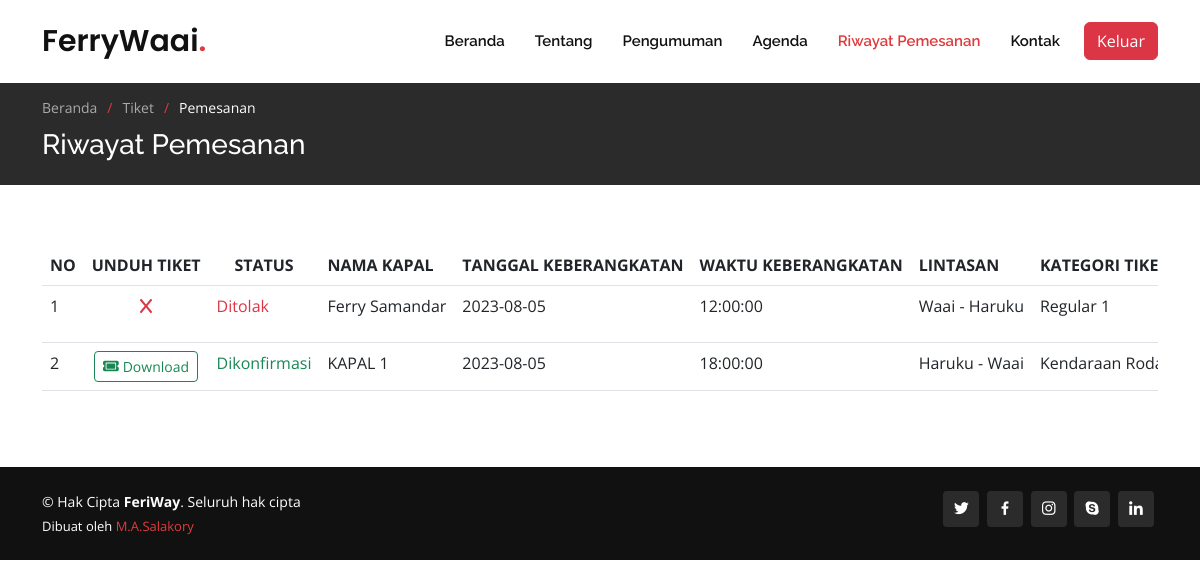
The page /pemesanan.php (signed in) on the database its author committed.
### tables this page shows
CREATE TABLE `pemesanan` (
  `id` int(11) NOT NULL,
  `pengguna_id` int(11) NOT NULL,
  `kapal_id` int(11) NOT NULL,
  `tiket_id` int(11) NOT NULL,
  `harga_tiket_id` int(11) NOT NULL,
  `nama_bank` varchar(255) NOT NULL,
  `nomor_rekening` varchar(255) NOT NULL,
  `pemegang_rekening` varchar(255) NOT NULL,
  `kode_referensi` varchar(255) NOT NULL,
  `slip_pembayaran` varchar(255) NOT NULL,
  `merek_kendaraan` varchar(255) DEFAULT NULL,
  `tipe_kendaraan` varchar(255) DEFAULT NULL,
  `nomor_polisi` varchar(255) DEFAULT NULL,
  `status` int(11) DEFAULT '0',
  `tanggal` date DEFAULT NULL,
  `waktu` time NOT NULL
);

CREATE TABLE `data_kapal` (
  `id` int(11) NOT NULL,
  `nama` varchar(255) NOT NULL,
  `nama_bank` varchar(255) NOT NULL,
  `nomor_rekening` varchar(255) NOT NULL,
  `pemegang_rekening` varchar(255) NOT NULL,
  `kode_bank` varchar(255) NOT NULL
);

CREATE TABLE `data_tiket` (
  `id` int(11) NOT NULL,
  `kapal_id` int(11) DEFAULT NULL,
  `tanggal_keberangkatan` date DEFAULT NULL,
  `waktu_keberangkatan` time DEFAULT NULL,
  `asal` varchar(255) DEFAULT NULL,
  `tujuan` varchar(255) DEFAULT NULL,
  `status` int(11) DEFAULT '1'
);

CREATE TABLE `harga_tiket` (
  `id` int(11) NOT NULL,
  `tiket_id` int(11) NOT NULL,
  `harga` varchar(255) NOT NULL,
  `keterangan` text NOT NULL,
  `pakai_kendaraan` int(11) DEFAULT '0',
  `warna` varchar(255) DEFAULT '#ffffff'
);

### function.php (called while the page is built, shortened)
<?php
function db_conn()
{
    $db_host = 'localhost';
    $db_user = 'root';
    $db_pass = '';
    $db_name = 'feriway';
    $conn = mysqli_connect($db_host, $db_user, $db_pass, $db_name);
    return $conn;
}
function db_query($query)
{
    return mysqli_query(db_conn(), $query);
}
function db_findAll($table, $array = [])
{
    if (empty($array)) {
        return db_query("SELECT * FROM $table");
    } else {
        $conditions = [];
        foreach ($array as $key => $val) {
            $conditions[] = "$key = '$val'";
        }
        $conditionString = implode(' && ', $conditions);
        return db_query("SELECT * FROM $table WHERE $conditionString");
    }
}
function db_find($table, $where)
{
    $conditions = [];
    foreach ($where as $key => $val) {
        $conditions[] = "$key = '$val'";
    }
    $conditionString = implode(' AND ', $conditions);
    $query = "SELECT * FROM `$table` WHERE $conditionString";
    $result = db_query($query);
    return $result->fetch_object();
}

### pemesanan.php (the view, shortened to what this page needs)
<?php
include 'function.php';
$nav_on = 'pemesanan';
include 'header.php'; ?>
<main id="main">
    <section class="breadcrumbs">
        <div class="container">
            <div class="d-flex justify-content-between align-items-center">
                <div>
                    <ol>
                        <li><a href="index.php">Beranda</a></li>
                        <li><a href="tiket.php">Tiket</a></li>
                        <li>Pemesanan</li>
                    </ol>
                    <h2>Riwayat Pemesanan</h2>
                </div>
            </div>
        </div>
    </section>
    <section>
        <div class="container" data-aos="fade-up">
            <div class="table-responsive">
                <table class="table">
                    <thead>
                        <tr>
                            <th>NO</th>
                            <th class="text-center">UNDUH TIKET</th>
                            <th class="text-center">STATUS</th>
                            <th>NAMA KAPAL</th>
                            <th>TANGGAL KEBERANGKATAN</th>
                            <th>WAKTU KEBERANGKATAN</th>
                            <th>LINTASAN</th>
                            <th>KATEGORI TIKET</th>
                        </tr>
                    </thead>
                    <tbody>
                        <?php $i = 1; ?>
                        <?php $t = 1; ?>
                        <?php foreach (db_findAll('pemesanan', ['pengguna_id' => $user->id]) as $pmsn) : ?>
                            <tr>
                                <td><?= $i++; ?></td>
                                <td class="text-center">
                                    <?php if ($pmsn['status'] == 1) { ?>
                                        <button class="btn btn-outline-success btn-sm" id="downloadButton<?= $t; ?>"><i class="fa fa-ticket"></i> Download</button>
                                    <?php } else { ?>
                                        <p class="text-danger"><i class="fa fa-x"></i></p>
                                    <?php } ?>
                                </td>
                                <?php if (db_find('data_tiket', ['id' => $pmsn['tiket_id']])->status != 0) { ?>
                                    <?php if ($pmsn['status'] == 1) { ?>
                                        <td><span class="text-success">Dikonfirmasi</span></td>
                                    <?php } elseif ($pmsn['status'] == 2) { ?>
                                        <td><span class="text-danger">Ditolak</span></td>
                                    <?php } else { ?>
                                        <td><span class="text-warning">Menunggu</span></td>
                                    <?php } ?>
                                <?php } else { ?>
                                    <td><button class="btn btn-danger btn-flat btn-sm">Kadaluwarsa</button></td>
                                <?php } ?>
                                <td><?= db_find('data_kapal', ['id' => $pmsn['kapal_id']])->nama ?></td>
                                <td><?= db_find('data_tiket', ['id' => $pmsn['tiket_id']])->tanggal_keberangkatan ?></td>
                                <td><?= db_find('data_tiket', ['id' => $pmsn['tiket_id']])->waktu_keberangkatan ?></td>
                                <td><?= db_find('data_tiket', ['id' => $pmsn['tiket_id']])->asal . ' - ' . db_find('data_tiket', ['id' => $pmsn['tiket_id']])->tujuan ?></td>
                                <td><?= db_find('harga_tiket', ['id' => $pmsn['harga_tiket_id']])->keterangan ?></td>
                            </tr>
                            <?php $t++ ?>
                        <?php endforeach; ?>
                    </tbody>
                </table>
            </div>
        </div>
    </section>
</main>
<?php include 'footer.php'; ?>

### header.php (shortened to what this page needs)
<?php
if (isset($_SESSION['login'])) {
    $user = db_find('pengguna', ['id' => $_SESSION['login']]);
}
?>
<!DOCTYPE html>
<html lang="en">
<head>
    <link href="assets/vendor/aos/aos.css" rel="stylesheet">
    <link href="assets/vendor/bootstrap/css/bootstrap.min.css" rel="stylesheet">
    <link href="assets/vendor/bootstrap-icons/bootstrap-icons.css" rel="stylesheet">
    <link href="assets/vendor/boxicons/css/boxicons.min.css" rel="stylesheet">
    <link href="assets/vendor/glightbox/css/glightbox.min.css" rel="stylesheet">
    <link href="assets/vendor/remixicon/remixicon.css" rel="stylesheet">
    <link href="assets/vendor/swiper/swiper-bundle.min.css" rel="stylesheet">
    <link href="assets/css/style.css" rel="stylesheet">
    <link rel="stylesheet" href="admin/plugins/fontawesome/css/all.min.css">
</head>
<body>
    <header id="header" class="fixed-top d-flex align-items-center">
        <div class="container d-flex align-items-center">
            <h1 class="logo me-auto"><a href="index.php">FerryWaai<span>.</span></a></h1>
            <nav id="navbar" class="navbar order-last order-lg-0">
                <ul>
                    <li><a class="nav-link scrollto" href="<?= $nav_on != 'index' ? 'index.php' : ''; ?>#hero">Beranda</a></li>
                    <li><a class="nav-link scrollto" href="<?= $nav_on != 'index' ? 'index.php' : ''; ?>#about">Tentang</a></li>
                    <li><a class="nav-link scrollto" href="<?= $nav_on != 'index' ? 'index.php' : ''; ?>#pengumuman">Pengumuman</a></li>
                    <li><a class="nav-link scrollto" href="<?= $nav_on != 'index' ? 'index.php' : ''; ?>#agenda">Agenda</a></li>
                    <?php if (isset($_SESSION['login'])) : ?>
                        <li><a class="<?= $nav_on == 'pemesanan' ? 'active' : ''; ?>" href="pemesanan.php">Riwayat Pemesanan</a></li>
                    <?php endif; ?>
                    <li><a class="nav-link scrollto" href="<?= $nav_on != 'index' ? 'index.php' : ''; ?>#contact">Kontak</a></li>
                </ul>
            </nav>
            <?php if (!isset($user)) : ?>
                <a href="masuk.php" class="get-started-btn scrollto" data-bs-toggle="modal" data-bs-target="#modallogin">Masuk</a>
                <a href="daftar.php" class="get-started-btn scrollto" data-bs-toggle="modal" data-bs-target="#modalregister">Daftar</a>
            <?php else : ?>
                <a onclick="return confirm('Keluar?')" href="auth.php?logout" class="ms-4 scrollto btn btn-danger">Keluar</a>
            <?php endif; ?>
        </div>
    </header>

### footer.php (shortened to what this page needs)
<footer id="footer">
    <div class="container d-md-flex py-4">
        <div class="me-md-auto text-center text-md-start">
            <div class="copyright">
                &copy; Hak Cipta <strong><span>FeriWay</span></strong>. Seluruh hak cipta
            </div>
            <div class="credits">
                Dibuat oleh <a href="https://wa.me/6281318812027/">M.A.Salakory</a>
            </div>
        </div>
        <div class="social-links text-center text-md-end pt-3 pt-md-0">
            <a href="#" class="twitter"><i class="bx bxl-twitter"></i></a>
            <a href="#" class="facebook"><i class="bx bxl-facebook"></i></a>
            <a href="#" class="instagram"><i class="bx bxl-instagram"></i></a>
            <a href="#" class="google-plus"><i class="bx bxl-skype"></i></a>
            <a href="#" class="linkedin"><i class="bx bxl-linkedin"></i></a>
        </div>
    </div>
</footer>
</body>
</html>

### assets/css/style.css (style rules this page uses)
body { font-family: "Open Sans", sans-serif; color: #444444; }
a { color: #e03a3c; text-decoration: none; }
h1, h2, h3, h4, h5, h6 { font-family: "Raleway", sans-serif; }
#header { background: #fff; transition: all 0.5s; z-index: 997; padding: 20px 0; }
#header .logo { font-size: 30px; margin: 0; padding: 0; font-weight: 600; font-family: "Poppins", sans-serif; }
#header .logo a { color: #111111; }
#header .logo a span { color: #e03a3c; }
.navbar { padding: 0; }
.navbar ul { margin: 0; padding: 0; display: flex; list-style: none; align-items: center; }
.navbar li { position: relative; }
.navbar a, .navbar a:focus { display: flex; align-items: center; justify-content: space-between; padding: 10px 0 10px 30px; font-family: "Raleway", sans-serif; font-size: 15px; font-weight: 600; color: #111111; white-space: nowrap; transition: 0.3s; }
.navbar a:hover, .navbar .active, .navbar .active:focus, .navbar li:hover>a { color: #e03a3c; }
section { padding: 60px 0; overflow: hidden; position: relative; }
.breadcrumbs { padding: 15px 0; background: #2b2b2b; min-height: 40px; margin-top: 82px; color: #fff; }
.breadcrumbs h2 { font-size: 28px; font-weight: 500; }
.breadcrumbs ol { display: flex; flex-wrap: wrap; list-style: none; padding: 0 0 10px 0; margin: 0; font-size: 14px; }
.breadcrumbs ol a { color: #aaaaaa; }
.breadcrumbs ol li+li { padding-left: 10px; }
.breadcrumbs ol li+li::before { display: inline-block; padding-right: 10px; color: #e03a3c; content: "/"; }
#footer { color: #fff; font-size: 14px; background: #111111; }
#footer .credits { padding-top: 5px; font-size: 13px; }
#footer .social-links a { font-size: 18px; display: inline-block; background: #2b2b2b; color: #fff; line-height: 1; padding: 8px 0; margin-right: 4px; border-radius: 4px; text-align: center; width: 36px; height: 36px; transition: 0.3s; }

### pemesanan.php (style rules this page uses)
table { white-space: nowrap; }

### rows shown on the page
pemesanan: status 2 (drawn), kapal.nama "Ferry Samandar", tiket.tanggal_keberangkatan "2023-08-05", tiket.waktu_keberangkatan "12:00:00", tiket.asal "Waai", tiket.tujuan "Haruku", harga_tiket.keterangan "Regular 1"
pemesanan: status "Dikonfirmasi", kapal.nama "KAPAL 1", tiket.tanggal_keberangkatan "2023-08-05", tiket.waktu_keberangkatan "18:00:00", tiket.asal "Haruku", tiket.tujuan "Waai", harga_tiket.keterangan "Kendaraan…"
